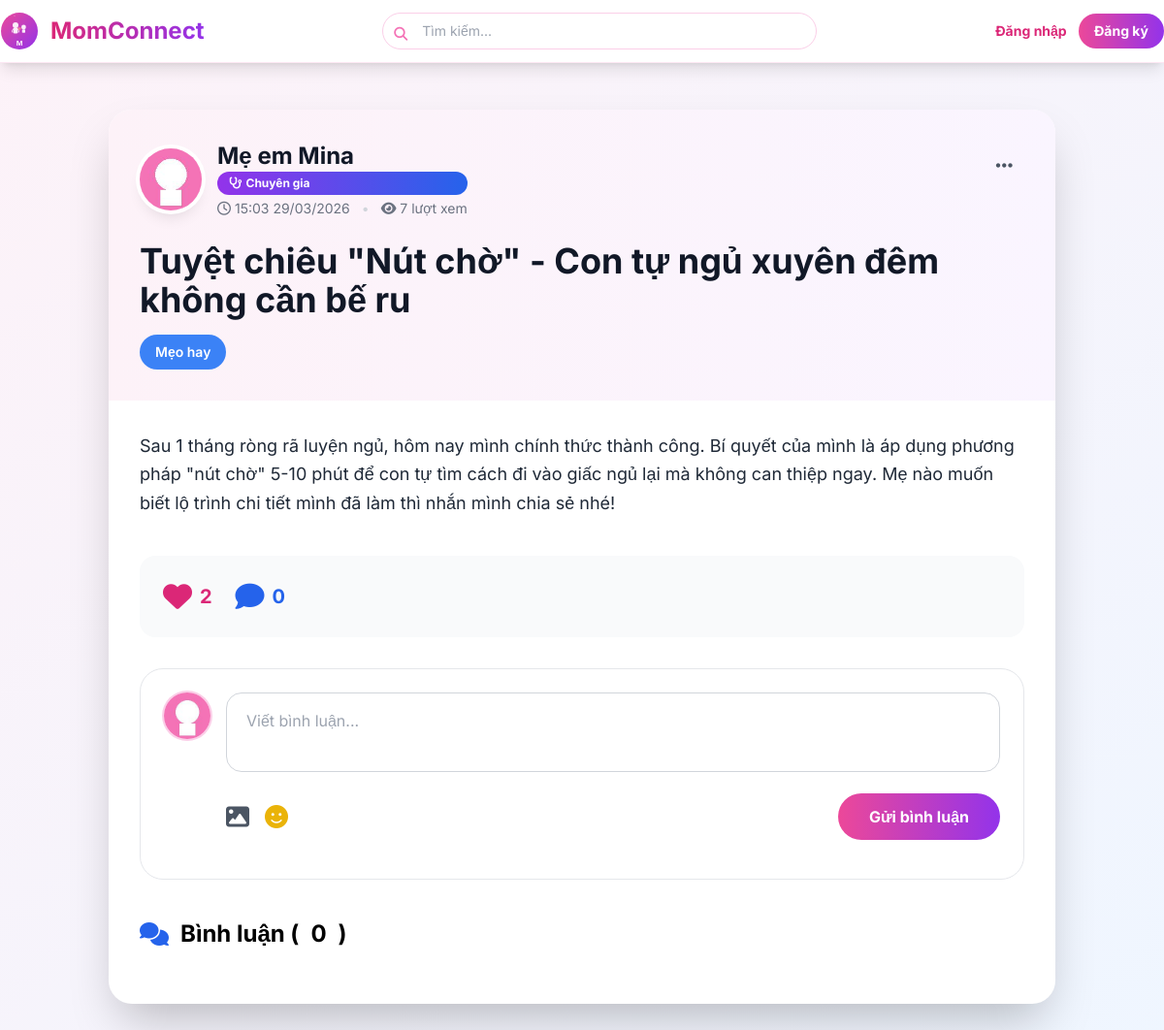
/post/25 (signed in), run on an earlier commit of the app's database.
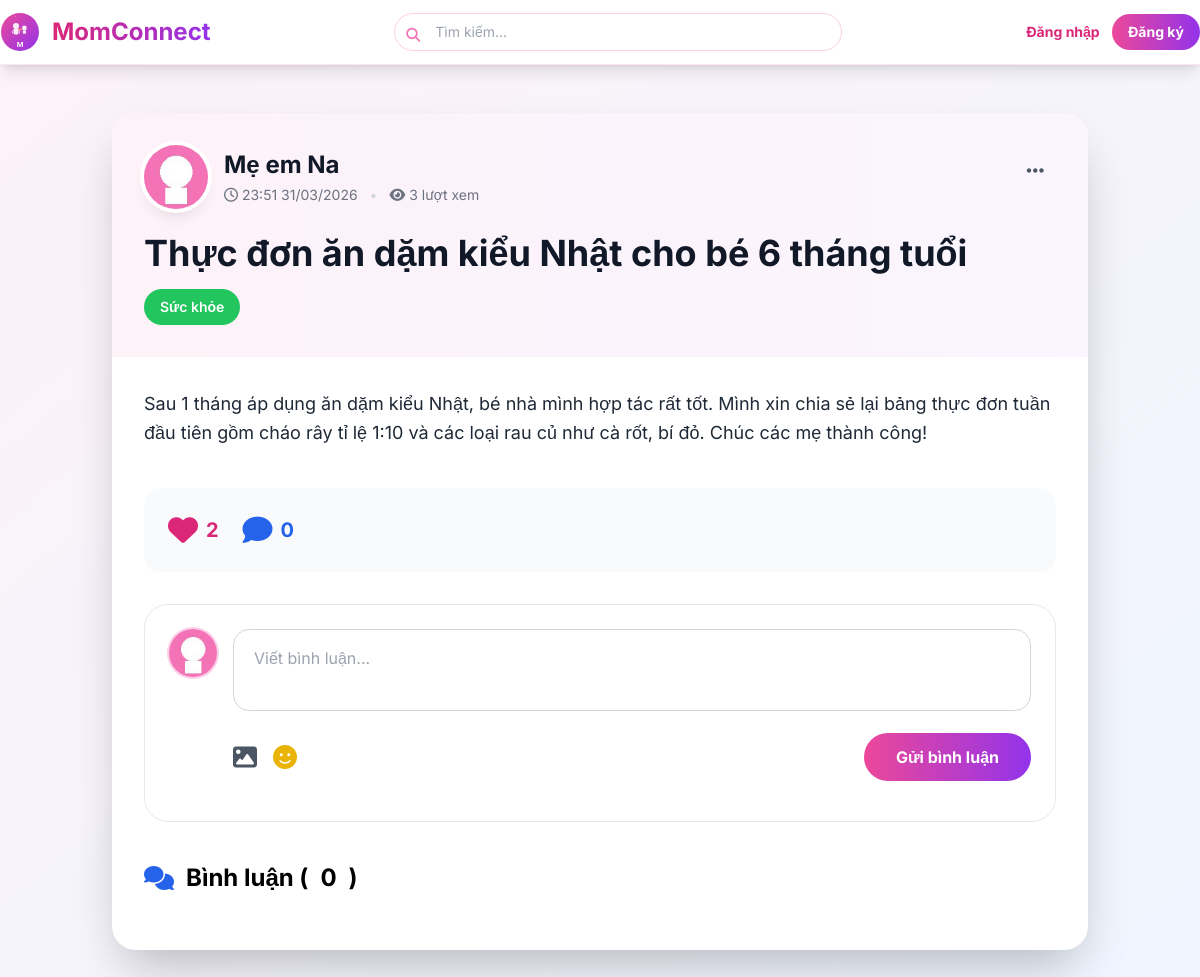
And on a later commit of the database.
### models.py (models this page shows, shortened)
class User(UserMixin, db.Model):
    __tablename__ = 'users'
    id = db.Column(db.Integer, primary_key=True)
    name = db.Column(db.String(100), nullable=False)
    email = db.Column(db.String(100), unique=True, nullable=False)
    password = db.Column(db.String(200), nullable=False)
    avatar = db.Column(db.String(200), default='default.jpg')
    bio = db.Column(db.Text)
    phone = db.Column(db.String(15), unique=True)  # Số điện thoại
    rating = db.Column(db.Float, default=0.0)  # Trung bình sao (0-5)
    children_count = db.Column(db.Integer, default=0)
    children_ages = db.Column(db.String(100))
    points = db.Column(db.Integer, default=0)
    role = db.Column(db.String(20), default='user')  # user, admin, expert
    is_active = db.Column(db.Boolean, default=True)
    badge = db.Column(db.String(50))  # ← THÊM TRƯỜNG CẤP BẬC
    created_at = db.Column(db.DateTime, default=vietnam_now)
    is_verified_expert = db.Column(db.Boolean, default=False)
    expert_category = db.Column(db.String(50))  # Lĩnh vực chuyên môn
    specialty = db.Column(db.String(100))              # Chuyên môn cụ thể
    experience_years = db.Column(db.Integer)           # Số năm kinh nghiệm
    workplace = db.Column(db.String(200))              # Nơi làm việc
    license_number = db.Column(db.String(100))         # Số chứng chỉ hành nghề
    license_expiry = db.Column(db.Date)                # Ngày hết hạn chứng chỉ
    consultation_fee = db.Column(db.Float)             # Phí tư vấn (VNĐ)
    education = db.Column(db.Text)                     # Học vấn
    certifications = db.Column(db.Text)                # Chứng chỉ (JSON string)
    availability = db.Column(db.String(20), default='available')  # available/busy/offline
    credibility_score = db.Column(db.Float, default=0) # Điểm uy tín
    posts = db.relationship('Post', backref='author', lazy='dynamic')

class Post(db.Model):
    __tablename__ = 'posts'
    id = db.Column(db.Integer, primary_key=True)
    title = db.Column(db.String(200), nullable=False)
    content = db.Column(db.Text, nullable=False)
    images = db.Column(db.Text)
    video = db.Column(db.String(200))
    category = db.Column(db.String(50), default='other')
    post_type = db.Column(db.String(20), default='question')
    is_expert_post = db.Column(db.Boolean, default=False)
    likes = db.Column(db.Integer, default=0)
    comments_count = db.Column(db.Integer, default=0)
    created_at = db.Column(db.DateTime, default=vietnam_now)
    user_id = db.Column(db.Integer, db.ForeignKey('users.id'), nullable=False)
    is_helpful = db.Column(db.Boolean, default=False)
    views = db.Column(db.Integer, default=0)
    rating = db.Column(db.Float, default=0.0)
    rating_count = db.Column(db.Integer, default=0)
    def get_images_list(self):
        if not self.images:
            return []
        all_files = self.images.split(',')
        return [f for f in all_files if not f.lower().endswith(('.mp4', '.mov', '.avi', '.webm'))]

### app.py (the view)
@app.route('/post/<int:post_id>')
def post_detail(post_id):
    post = Post.query.get_or_404(post_id)
    if current_user.is_authenticated:
        detail_viewed_posts = session.get('detail_viewed_posts', [])
        if current_user.id != post.user_id and post_id not in detail_viewed_posts:
            post.views += 1
            db.session.commit()
            detail_viewed_posts.append(post_id)
            session['detail_viewed_posts'] = detail_viewed_posts
    else:
        detail_viewed_posts = request.cookies.get('detail_viewed_posts', '').split(',')
        detail_viewed_posts = [int(p) for p in detail_viewed_posts if p.isdigit()]
        if post_id not in detail_viewed_posts:
            post.views += 1
            db.session.commit()
            detail_viewed_posts.append(post_id)
            response = make_response(render_template('post_detail.html', post=post, comments=[]))  # ← fix ở đây
            response.set_cookie('detail_viewed_posts', ','.join(map(str, detail_viewed_posts)), max_age=3600)
            return response
    comments = Comment.query.filter_by(post_id=post_id).order_by(Comment.created_at.desc()).all()
    return render_template('post_detail.html', post=post, comments=comments)

### app.py (called while the page is built)
@app.template_filter('vietnam_time')
def vietnam_time_filter(dt):
    if dt is None:
        return ""
    if dt.tzinfo is not None:
        dt = dt.astimezone(pytz.timezone('Asia/Ho_Chi_Minh'))
    return dt.strftime('%H:%M %d/%m/%Y')

@app.context_processor
def utility_processor():
    def now():
        return get_vn_now()
    return dict(now=now)

### templates/post_detail.html (shortened to what this page needs)
{% extends "base.html" %}
{% block content %}
<div class="max-w-5xl mx-auto p-4 md:p-6">
    <div class="bg-white rounded-3xl shadow-2xl overflow-hidden">
        <div class="p-6 md:p-8 bg-gradient-to-r from-pink-50 to-purple-50">
            <div class="flex items-start justify-between mb-6">
                <div class="flex items-center gap-4">
                    <img src="{{ url_for('static', filename=post.author.avatar or 'images/default-avatar.png') }}"
                        class="w-16 h-16 rounded-full object-cover ring-4 ring-white shadow-lg">
                    <div>
                        <h3 class="text-xl md:text-2xl font-bold text-gray-900">{{ post.author.name }}</h3>
                        {% if post.author.is_verified_expert %}
                        <span
                            class="bg-gradient-to-r from-purple-600 to-blue-600 text-white px-3 py-1 rounded-full text-xs font-bold flex items-center gap-1">
                            <i class="fas fa-stethoscope"></i> Chuyên gia
                        </span>
                        {% endif %}
                        <div class="flex items-center gap-3 mt-1 text-sm text-gray-500">
                            <span><i class="far fa-clock"></i> {{ post.created_at | vietnam_time }}</span>
                            <span class="text-gray-300">•</span>
                            <span><i class="fas fa-eye"></i> <span id="view-count-detail">{{ post.views|default(0)
                                    }}</span> lượt xem</span>
                        </div>
                    </div>
                </div>
                <div class="relative">
                    <button onclick="toggleMenu({{ post.id }})" class="p-3 hover:bg-white rounded-full transition">
                        <i class="fas fa-ellipsis-h text-gray-600 text-xl"></i>
                    </button>
                </div>
            </div>
            <h1 class="text-3xl md:text-4xl font-bold text-gray-900 mb-4">{{ post.title }}</h1>
            <div class="flex flex-wrap gap-3">
                <span class="px-4 py-2 rounded-full text-sm font-semibold
                    {% if post.category == 'health' %}bg-green-500 text-white
                    {% elif post.category == 'nutrition' %}bg-yellow-500 text-white
                    {% elif post.category == 'story' %}bg-purple-500 text-white
                    {% elif post.category == 'tips' %}bg-blue-500 text-white
                    {% else %}bg-gray-500 text-white{% endif %}">
                    {{ {'health':'Sức khỏe','nutrition':'Dinh dưỡng','story':'Tâm sự','tips':'Mẹo
                    hay','other':'Khác'}[post.category] }}
                </span>
            </div>
        </div>
        <div class="p-6 md:p-8">
            <div class="prose max-w-none text-gray-800 leading-relaxed text-lg mb-10">
                {{ post.content | replace('\n', '<br>') | safe }}
            </div>
            <div class="flex flex-wrap items-center justify-between gap-4 p-6 bg-gray-50 rounded-2xl mb-8">
                <div class="flex gap-6">
                    <button onclick="likePost({{ post.id }})"
                        class="flex items-center gap-2 text-pink-600 hover:text-pink-700">
                        <i class="fas fa-heart text-3xl" id="like-icon-{{ post.id }}"></i>
                        <span class="font-bold text-xl" id="like-count-{{ post.id }}">{{ post.likes }}</span>
                    </button>
                    <button onclick="focusCommentInput()"
                        class="flex items-center gap-2 text-blue-600 hover:text-blue-700">
                        <i class="fas fa-comment text-3xl"></i>
                        <span class="font-bold text-xl" id="comment-count-detail">{{ post.comments_count }}</span>
                    </button>
                </div>
            </div>
            <div class="bg-white border border-gray-200 rounded-3xl p-6 mb-10">
                <div class="flex gap-4">
                    <img src="{{ url_for('static', filename=current_user.avatar or 'images/default-avatar.png') }}"
                        class="w-12 h-12 rounded-full ring-2 ring-pink-200 object-cover">
                    <div class="flex-1">
                        <textarea id="comment-input-{{ post.id }}" placeholder="Viết bình luận..."
                            class="w-full px-5 py-4 border border-gray-300 rounded-2xl focus:ring-4 focus:ring-pink-300 outline-none resize-none"
                            rows="2" onkeydown="handleCommentKeyDown(event, {{ post.id }})"></textarea>
                        <div class="flex justify-between items-center mt-4">
                            <div class="flex gap-4">
                                <label class="cursor-pointer text-gray-600 hover:text-pink-600">
                                    <i class="fas fa-image text-2xl"></i>
                                </label>
                                <button onclick="toggleStickerPicker({{ post.id }})"
                                    class="text-yellow-500 hover:text-yellow-600">
                                    <i class="fas fa-smile text-2xl"></i>
                                </button>
                            </div>
                            <button onclick="submitComment({{ post.id }})"
                                class="px-8 py-3 bg-gradient-to-r from-pink-500 to-purple-600 text-white rounded-full font-bold hover:shadow-xl transition">
                                Gửi bình luận
                            </button>
                        </div>
                    </div>
                </div>
            </div>
            <h3 class="text-2xl font-bold mb-6 flex items-center gap-3">
                <i class="fas fa-comments text-blue-600"></i>
                Bình luận (<span id="total-comments">{{ comments|length }}</span>)
            </h3>
        </div>
    </div>
</div>
{% endblock %}

### templates/base.html (shortened to what this page needs)
<!DOCTYPE html>
<html lang="vi">
<head>
    <script src="https://cdn.tailwindcss.com"></script>
    <link href="https://cdnjs.cloudflare.com/ajax/libs/font-awesome/6.5.0/css/all.min.css" rel="stylesheet">
</head>
<body class="bg-gradient-to-br from-pink-50 to-blue-50 min-h-screen">
    <nav class="bg-white shadow-lg py-3 sticky top-0 z-50 border-b border-pink-100">
        <div class="max-w-7xl mx-auto flex flex-col md:flex-row md:items-center justify-between gap-4">
            <a href="{{ url_for('home') }}" class="flex items-center gap-3 group shrink-0">
                <img src="{{ url_for('static', filename='logo.svg') }}" alt="MomConnect Logo"
                    class="w-10 h-10 logo-img">
                <span
                    class="text-2xl font-bold bg-gradient-to-r from-pink-600 to-purple-600 bg-clip-text text-transparent whitespace-nowrap">
                </span>
            </a>
            <form action="{{ url_for('search') }}" method="get"
                class="flex-1 w-full md:w-auto md:max-w-md mx-2 order-last md:order-none">
                <div class="relative">
                    <input type="text" name="q" placeholder="Tìm kiếm..."
                        class="w-full pl-10 pr-4 py-2 border border-pink-200 rounded-full focus:outline-none focus:ring-2 focus:ring-pink-400 transition text-sm">
                    <i class="fas fa-search absolute left-3 top-3 text-pink-400 text-sm"></i>
                </div>
            </form>
            <div class="flex items-center gap-2 md:gap-3 flex-wrap justify-end w-full md:w-auto mt-3 md:mt-0">
                {% if current_user.is_authenticated %}
                <a href="{{ url_for('create_post') }}"
                    class="bg-gradient-to-r from-pink-500 to-purple-600 text-white px-4 py-2 rounded-full font-bold hover:shadow-lg transition transform hover:scale-105 flex items-center gap-2 shrink-0">
                    <i class="fas fa-plus"></i>
                    <span class="hidden sm:inline">Đăng bài</span>
                </a>
                <div class="flex items-center gap-2">
                    <div class="relative group">
                        <a href="{{ url_for('profile') }}">
                            <img src="{{ url_for('static', filename=current_user.avatar or 'images/default-avatar.png') }}"
                                class="w-9 h-9 rounded-full object-cover ring-2 ring-pink-300 cursor-pointer transform hover:scale-110 transition-transform">
                        </a>
                    </div>
                    <a href="{{ url_for('logout') }}" class="text-gray-600 hover:text-red-600 transition-colors">
                        <i class="fas fa-sign-out-alt text-lg"></i>
                    </a>
                </div>
                {% else %}
                <a href="{{ url_for('login') }}"
                    class="text-pink-600 font-bold hover:text-pink-700 transition-colors text-sm">Đăng nhập</a>
                <a href="{{ url_for('register') }}"
                    class="bg-gradient-to-r from-pink-500 to-purple-600 text-white px-4 py-2 rounded-full font-bold hover:shadow-lg transition transform hover:scale-105 text-sm shrink-0">
                    Đăng ký
                </a>
                {% endif %}
            </div>
        </div>
    </nav>
    <div class="max-w-7xl mx-auto p-4 md:p-6">
        {% block content %}{% endblock %}
    </div>
</body>
</html>

### templates/base.html (style rules this page uses)
body { font-family: 'Inter', sans-serif; }
.logo-img { transition: transform 0.3s ease; }

What changed in the data, as far as the page shows it:
removed User: avatar (placeholder picture), author.name "Mẹ em Mina"
added User: avatar (placeholder picture), author.name "Mẹ em Na"
changed Post "Viết bình luận...": created_at|vietnam_time "15:03 29/03/2026" → "23:51 31/03/2026"; views "7" → "3"; title "Tuyệt chiêu \"Nút chờ\" - Con tự ngủ xuyên đêm không cần bế ru" → "Thực đơn ăn dặm kiểu Nhật cho bé 6 tháng tuổi"; category "Mẹo hay" → "Sức khỏe"; content "Sau 1 tháng ròng rã luyện ngủ, hôm nay mình chính thức thành công. Bí quyết của mình là áp dụng phương pháp \"nút chờ\" 5-10 phút để con tự tìm cách đi vào giấc ngủ lại mà không can thiệp ngay. Mẹ nào muốn biết lộ trình chi tiết mình đã làm thì nhắn mình chia sẻ nhé!" → "Sau 1 tháng áp dụng ăn dặm kiểu Nhật, bé nhà mình hợp tác rất tốt. Mình xin chia sẻ lại bảng thực đơn tuần đầu tiên gồm cháo rây tỉ lệ 1:10 và các loại rau củ như cà rốt, bí đỏ. Chúc các mẹ thành công!"
Also different on the page:
text no longer shown: "Chuyên gia"
